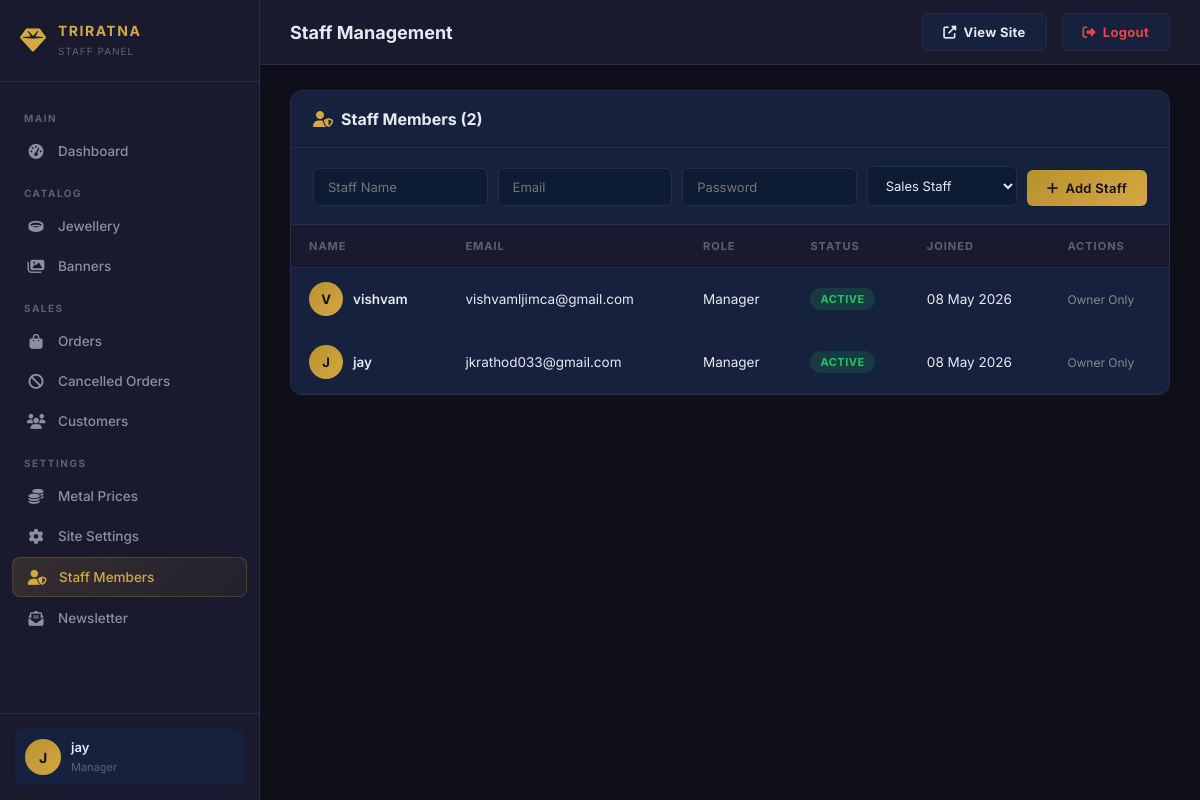
The page /staff-admin/staff/ (signed in) on the database its author committed.
### main/models.py (models this page shows, shortened)
class StaffUser(models.Model):
    ROLE_CHOICES = [
        ('manager', 'Manager'),
        ('sales', 'Sales Staff'),
        ('inventory', 'Inventory Staff'),
    ]
    name = models.CharField(max_length=100)
    email = models.EmailField(unique=True)
    password = models.CharField(max_length=255)
    role = models.CharField(max_length=20, choices=ROLE_CHOICES, default='sales')
    is_active = models.BooleanField(default=True)
    created_at = models.DateTimeField(auto_now_add=True)

### main/staff_views.py (the view)
    def wrapper(request, *args, **kwargs):
        staff = get_staff_user(request)
        if not staff:
            messages.error(request, "Please login to access the admin panel.")
            return redirect('login')
        request.staff_user = staff
        return view_func(request, *args, **kwargs)

### main/staff_views.py (called while the page is built)
def get_staff_user(request):
    staff_id = request.session.get('staff_id')
    if staff_id:
        try:
            return StaffUser.objects.get(id=staff_id, is_active=True)
        except StaffUser.DoesNotExist:
            return None
    return None

def staff_required(view_func):
    def wrapper(request, *args, **kwargs):
        staff = get_staff_user(request)
        if not staff:
            messages.error(request, "Please login to access the admin panel.")
            return redirect('login')
        request.staff_user = staff
        return view_func(request, *args, **kwargs)
    return wrapper

@staff_required
def staff_manage_list(request):
    staff_members = StaffUser.objects.all().order_by('-created_at')
    context = {
        'active_page': 'staff',
        'staff': request.staff_user,
        'staff_members': staff_members,
    }
    return render(request, 'staff_admin/staff_list.html', context)

### templates/staff_admin/staff_list.html (shortened to what this page needs)
{% extends 'staff_admin/base.html' %}
{% block page_title %}Staff Management{% endblock %}
{% block content %}
<div class="data-section">
    <div class="data-header">
        <h3><i class="fa-solid fa-user-shield" style="color:var(--gold);margin-right:8px;"></i>Staff Members ({{ staff_members|length }})</h3>
    </div>
    {% if staff.role == 'manager' %}
    <form method="POST" action="{% url 'staff_manage_add' %}" class="inline-form">
        <input type="text" name="name" placeholder="Staff Name" required style="max-width:180px;">
        <input type="email" name="email" placeholder="Email" required style="max-width:220px;">
        <input type="password" name="password" placeholder="Password" required style="max-width:180px;">
        <select name="role" style="max-width:150px;">
            <option value="sales" selected>Sales Staff</option>
        </select>
        <button type="submit" class="btn-gold"><i class="fa-solid fa-plus"></i> Add Staff</button>
    </form>
    {% endif %}
    <table class="data-table">
        <thead>
            <tr>
                <th>Name</th>
                <th>Email</th>
                <th>Role</th>
                <th>Status</th>
                <th>Joined</th>
                <th>Actions</th>
            </tr>
        </thead>
        <tbody>
            {% for member in staff_members %}
            <tr>
                <td>
                    <div style="display:flex;align-items:center;gap:10px;">
                        <div style="width:34px;height:34px;border-radius:50%;background:linear-gradient(135deg,var(--gold-dark),var(--gold));display:flex;align-items:center;justify-content:center;color:#0f0f1a;font-weight:700;font-size:13px;">
                            {{ member.name|first|upper }}
                        </div>
                        <span style="font-weight:600;">{{ member.name }}</span>
                    </div>
                </td>
                <td>{{ member.email }}</td>
                <td>{{ member.get_role_display }}</td>
                <td>
                    <span class="status-badge {% if member.is_active %}active{% else %}inactive{% endif %}">
                        {% if member.is_active %}Active{% else %}Inactive{% endif %}
                    </span>
                </td>
                <td>{{ member.created_at|date:"d M Y" }}</td>
                <td>
                    <div class="table-actions">
                        {% if staff.role == 'manager' and member.role != 'manager' %}
                        <a href="{% url 'staff_manage_toggle' member.pk %}" title="{% if member.is_active %}Deactivate{% else %}Activate{% endif %}">
                            <i class="fa-solid {% if member.is_active %}fa-ban{% else %}fa-check{% endif %}"></i>
                        </a>
                        <a href="{% url 'staff_manage_delete' member.pk %}" class="delete-btn" title="Delete"
                            onclick="return confirm('Delete staff \'{{ member.name }}\'?')">
                            <i class="fa-solid fa-trash"></i>
                        </a>
                        {% elif member.role == 'manager' %}
                        <span style="font-size:12px;color:#888;">Owner Only</span>
                        {% else %}
                        <span style="font-size:12px;color:#888;">No Access</span>
                        {% endif %}
                    </div>
                </td>
            </tr>
            {% endfor %}
        </tbody>
    </table>
</div>
{% endblock %}

### templates/staff_admin/base.html (shortened to what this page needs)
{% load static %}
<!DOCTYPE html>
<html lang="en">
<head>
    <link rel="stylesheet" href="https://cdnjs.cloudflare.com/ajax/libs/font-awesome/6.5.1/css/all.min.css">
    <link rel="stylesheet" href="{% static 'css/staff_admin.css' %}?v=1.0">
</head>
<body>
    <div class="admin-layout">
        <aside class="admin-sidebar" id="adminSidebar">
            <div class="sidebar-brand">
                <i class="fa-solid fa-gem"></i>
                <div class="brand-text">
                    <h3>TRIRATNA</h3>
                    <span>Staff Panel</span>
                </div>
            </div>
            <nav class="sidebar-nav">
                <div class="nav-section-title">Main</div>
                <a href="{% url 'staff_dashboard' %}" class="nav-item {% if active_page == 'dashboard' %}active{% endif %}">
                    <i class="fa-solid fa-gauge-high"></i> Dashboard
                </a>
                <div class="nav-section-title">Catalog</div>
                <a href="{% url 'staff_jewellery_list' %}" class="nav-item {% if active_page == 'jewellery' %}active{% endif %}">
                    <i class="fa-solid fa-ring"></i> Jewellery
                </a>
                <a href="{% url 'staff_banner_list' %}" class="nav-item {% if active_page == 'banners' %}active{% endif %}">
                    <i class="fa-solid fa-images"></i> Banners
                </a>
                <div class="nav-section-title">Sales</div>
                <a href="{% url 'staff_order_list' %}" class="nav-item {% if active_page == 'orders' %}active{% endif %}">
                    <i class="fa-solid fa-bag-shopping"></i> Orders
                </a>
                <a href="{% url 'staff_cancelled_orders' %}" class="nav-item {% if active_page == 'cancelled' %}active{% endif %}">
                    <i class="fa-solid fa-ban"></i> Cancelled Orders
                </a>
                <a href="{% url 'staff_customer_list' %}" class="nav-item {% if active_page == 'customers' %}active{% endif %}">
                    <i class="fa-solid fa-users"></i> Customers
                </a>
                <div class="nav-section-title">Settings</div>
                <a href="{% url 'staff_metal_price' %}" class="nav-item {% if active_page == 'metal_price' %}active{% endif %}">
                    <i class="fa-solid fa-coins"></i> Metal Prices
                </a>
                <a href="{% url 'staff_site_settings' %}" class="nav-item {% if active_page == 'settings' %}active{% endif %}">
                    <i class="fa-solid fa-gear"></i> Site Settings
                </a>
                <a href="{% url 'staff_manage_list' %}" class="nav-item {% if active_page == 'staff' %}active{% endif %}">
                    <i class="fa-solid fa-user-shield"></i> Staff Members
                </a>
                <a href="{% url 'staff_newsletter_list' %}" class="nav-item {% if active_page == 'newsletter' %}active{% endif %}">
                    <i class="fa-solid fa-envelope-open-text"></i> Newsletter
                </a>
            </nav>
            <div class="sidebar-footer">
                <div class="sidebar-user">
                    <div class="user-avatar">{{ request.session.staff_name|first|upper }}</div>
                    <div class="user-info">
                        <h4>{{ request.session.staff_name }}</h4>
                        <span>{{ request.session.staff_role }}</span>
                    </div>
                </div>
            </div>
        </aside>
        <main class="admin-main">
            <header class="admin-header">
                <div style="display:flex;align-items:center;gap:12px;">
                    <h2 class="page-title">{% block page_title %}Dashboard{% endblock %}</h2>
                </div>
                <div class="header-actions">
                    <a href="{% url 'home' %}" class="action-btn btn-outline" target="_blank">
                        <i class="fa-solid fa-external-link-alt"></i> View Site
                    </a>
                    <a href="{% url 'staff_logout' %}" class="action-btn btn-outline" style="color:var(--accent-red);border-color:rgba(239,68,68,0.3);">
                        <i class="fa-solid fa-right-from-bracket"></i> Logout
                    </a>
                </div>
            </header>
            <div class="admin-content">
                {% block content %}{% endblock %}
            </div>
        </main>
    </div>
</body>
</html>

### rows shown on the page
StaffUser: session.staff_name "jay", name|first "J", name "jay", email "jkrathod033@gmail.com", role "Manager", is_active "ACTIVE", created_at "08 May 2026", shows "Owner Only"
StaffUser: name|first "V", name "vishvam", email "vishvamljimca@gmail.com", role "Manager", is_active "ACTIVE", created_at "08 May 2026", shows "Owner Only"

### other values the page prints
{{ request.session.staff_name|first|upper }} "J"
{{ request.session.staff_role }} "Manager"
{{ staff_members|length }} "2"
